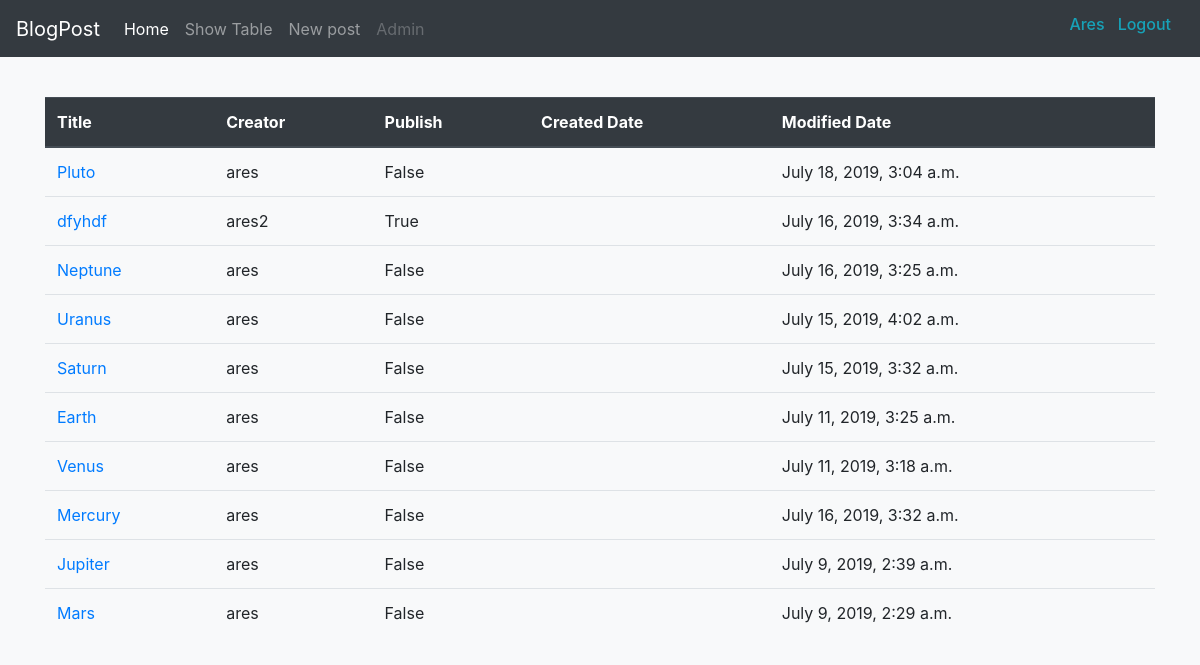
The page /index/table/ (signed in) on the database its author committed.
### post/models.py (models this page shows, shortened)
class BaseModel(models.Model):
    created_date = models.DateTimeField(auto_now_add=True)
    modified_date = models.DateTimeField(auto_now=True)
    class Meta:
        abstract = True

class Post(BaseModel):
    TYPE_CHOICES = (("private", "Private"), ("public", "Public"))
    title = models.CharField(max_length=200, verbose_name="Post Title")
    description = models.TextField(help_text="Description")
    creator = models.ForeignKey(User, on_delete=models.PROTECT)
    image = models.ImageField(upload_to="post/images", null=True, blank=True)
    total_comments = models.IntegerField(default=0)
    type = models.CharField(max_length=10, choices=TYPE_CHOICES, default="public")
    is_published = models.BooleanField(null=False, blank=False, default=False)
    class Meta:
        ordering = ["-created_date", "-modified_date"]
        verbose_name = "BlogPost"

### post/views.py (the view)
# urls.py: path("table/", TableView.as_view(), name="table"),
class TableView(ListView):
    template_name = "table.html"
    model = Post

### post/templates/table.html
{% extends 'base.html' %}
  {% block content %}
<br />
<table class="table">
  <thead class="thead-dark">
     <tr>
       <th scope="col">Title</th>
       <th scope="col">Creator</th>
       <th scope="col">Publish</th>
       <th scope="col">Created Date</th>
       <th scope="col">Modified Date</th>
     </tr>
  </thead>
  <tbody>
    {% for obj in object_list %}
      <tr>
        <td><a href="{% url 'detail' obj.pk %}">{{obj.title}}</a></td>
        <td>{{obj.creator}}</td>
        <td>{{obj.is_published}}</td>
        <td>{{obj.published_date}}</td>
        <td>{{obj.modified_date}}</td>
      </tr>
    {%endfor%}
  </tbody>
  </table>
    {% endblock %}

### post/templates/base.html (shortened to what this page needs)
{% load static %}
{% load bootstrap4 %}
<!doctype html>
<html lang="en">
<head>
  <link rel="stylesheet" href="https://stackpath.bootstrapcdn.com/bootstrap/4.3.1/css/bootstrap.min.css">
</head>
<body class="bg-light">
        <div class="row">
            <div class="col md-12">
              <header>
                <nav class="navbar navbar-expand-xl navbar-dark bg-dark mb-3">
                  <a class="navbar-brand" href="#">BlogPost</a>
                  <div class="collapse navbar-collapse" id="navbarSupportedContent">
                    <ul class="navbar-nav mr-auto">
                      <li class="nav-item active">
                        <a class="nav-link" href="{% url 'list' %}">Home <span class="sr-only">(current)</span></a>
                      </li>
                      <li class="nav-item">
                        <a class="nav-link" href="{% url 'table' %}">Show Table</a>
                      </li>
                      <li class="nav-item">
                            <a class="nav-link" href="{% url 'post_new' %}">New post</a>
                      </li>
                      <li class="nav-item">
                        <a class="nav-link disabled" href="#">Admin</a>
                      </li>
                    </ul>
<h6 class="display-6 text-info ">{{ user.username|title }}</h6>
{% if not user.is_authenticated %}
<a href="{% url 'signup' %}" class="btn btn-default navbar-btn text-info"><h6 class="display-6 text-info ">Register</h6></a>
<a href="{% url 'login' %}" class="btn btn-default navbar-btn text-info"><h6 class="display-6 text-info ">Login</h6></a>
{% else %}
<a href="{% url 'logout' %}" class="btn btn-default navbar-btn text-info"><h6 class="display-6 text-info ">Logout</h6></a>
{% endif %}
                  </div>
                </nav>
              </header>
</div>
</div>
<div class="container" >
  {% block content %}
  {% endblock %}
</div>
</body>
</html>

### rows shown on the page
Post: title "Pluto", creator "ares", is_published "False", modified_date "July 18, 2019, 3:04 a.m."
Post: title "dfyhdf", creator "ares2", is_published "True", modified_date "July 16, 2019, 3:34 a.m."
Post: title "Neptune", creator "ares", is_published "False", modified_date "July 16, 2019, 3:25 a.m."
Post: title "Uranus", creator "ares", is_published "False", modified_date "July 15, 2019, 4:02 a.m."
Post: title "Saturn", creator "ares", is_published "False", modified_date "July 15, 2019, 3:32 a.m."
Post: title "Earth", creator "ares", is_published "False", modified_date "July 11, 2019, 3:25 a.m."
Post: title "Venus", creator "ares", is_published "False", modified_date "July 11, 2019, 3:18 a.m."
Post: title "Mercury", creator "ares", is_published "False", modified_date "July 16, 2019, 3:32 a.m."
Post: title "Jupiter", creator "ares", is_published "False", modified_date "July 9, 2019, 2:39 a.m."
Post: title "Mars", creator "ares", is_published "False", modified_date "July 9, 2019, 2:29 a.m."

### other values the page prints
{{ user.username|title }} "Ares"
